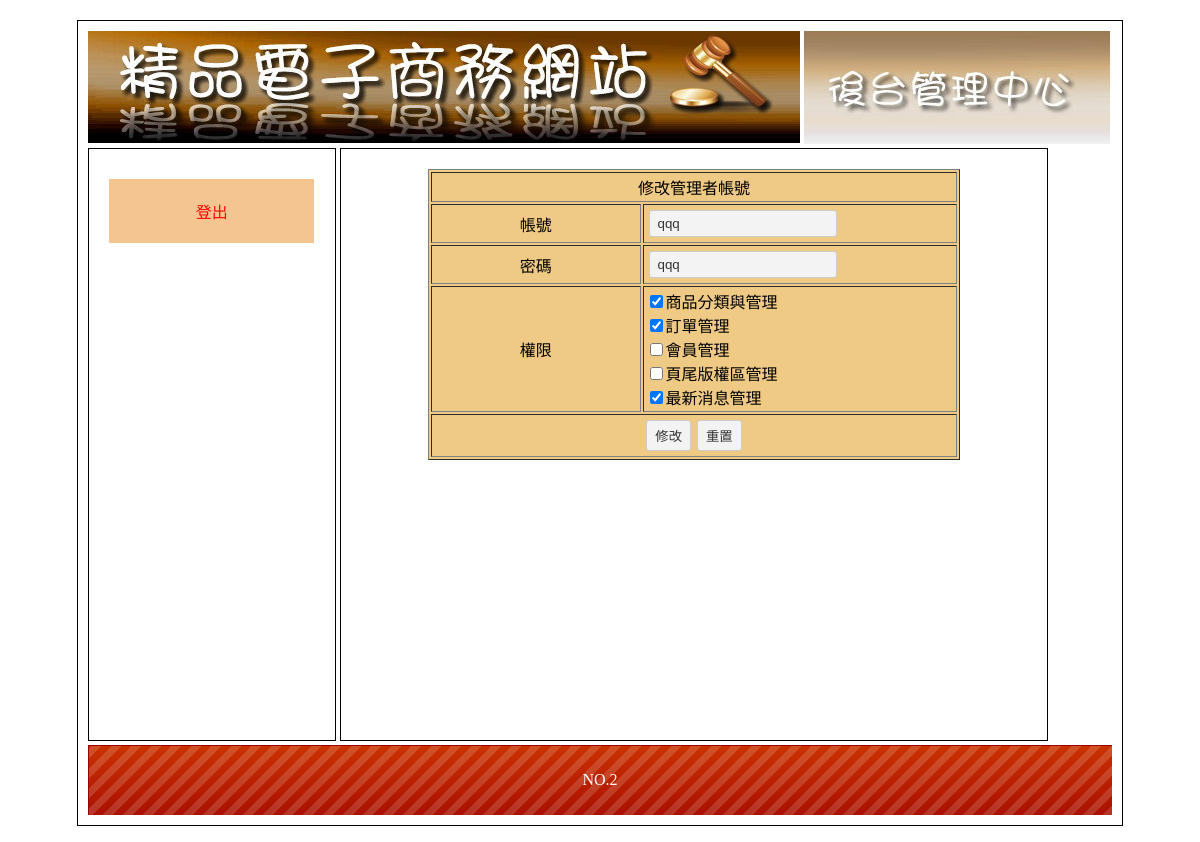
The page /admin.php?do=admin&redo=admin&seq=3 on the database its author committed.
### tables this page shows
CREATE TABLE `member` (
  `member_seq` int(10) UNSIGNED NOT NULL,
  `member_acc` text NOT NULL,
  `member_pw` text NOT NULL,
  `member_lv1` int(2) NOT NULL,
  `member_lv2` int(2) NOT NULL,
  `member_lv3` int(2) NOT NULL,
  `member_lv4` int(2) NOT NULL,
  `member_lv5` int(2) NOT NULL
);

CREATE TABLE `bot` (
  `bot_seq` int(10) UNSIGNED NOT NULL,
  `bot_txt` text NOT NULL
);

### admin.php (the view, shortened to what this page needs)
<!DOCTYPE html PUBLIC "-//W3C//DTD XHTML 1.0 Transitional//EN" "http://www.w3.org/TR/xhtml1/DTD/xhtml1-transitional.dtd">
<?php
include_once("head.php");
?>
<body>
	<div id="main" style="width:1024px;">
    	<div id="top">
        	<a href="index.php">
            	<img src="./Manage Page_files/0416.jpg">
            </a>
                            <img src="./Manage Page_files/0417.jpg">
				   </div>
        <div id="left" class="ct">
        	<div style="min-height:400px;">
            	        	<a href="?do=admin&redo=logout" style="color:#f00;">登出</a>
                    </div>
                    </div>
        <div id="right" style="overflow:auto;">
			<?php include_once($relist[$redo]); ?>
					</div>
					<?php
					$sql = "select * from bot";
					$c1  = mysqli_query($link,$sql);
					$c2  = mysqli_fetch_assoc($c1);
					?>
	<div  style="line-height:70px;color:#FFF;background:url(icon/bot.png);" class="ct">
        <?=$c2["bot_txt"]?>   </div>
    </div>
</body></html>

### a_admin.php (shortened to what this page needs)
<?php if(empty($_GET["seq"])){
    $sql = "select * from member";
    $c1  = mysqli_query($link,$sql);
    $c2  = mysqli_fetch_assoc($c1);
     ?>
<table width="80%" border="-" align="center" cellpadding="2" cellspacing="2" class="pp">
  <tr>
    <td colspan="3" align="center" valign="middle"><input type="button" value="新增管理員" onclick="document.location.href='admin.php?do=admin&redo=adminadd'"></td>
  </tr>
  <tr>
    <td width="30%" align="center" valign="middle">帳號</td>
    <td width="30%" align="center" valign="middle">密碼</td>
    <td width="30%" align="center" valign="middle">管理</td>
  </tr>
  <?php do{  ?>
  <tr>
    <td width="30%" align="center" valign="middle"><?=$c2["member_acc"]?></td>
    <td width="30%" align="center" valign="middle"><?=$c2["member_pw"]?></td>
    <td width="30%" align="center" valign="middle">
        <?php if($c2["member_acc"] == "admin"){ echo "此帳號為最高權限"; }else{ ?>
        <input type="button" value="管理" onclick="document.location.href='admin.php?do=admin&redo=admin&seq=<?=$c2["member_seq"]?>'" >
        <input type="button" value="刪除" onclick="document.location.href='delete_api.php?table=member&seq=<?=$c2["member_seq"]?>'" >
        <?php } ?>
    </td>
  </tr>
        <?php }while($c2  = mysqli_fetch_assoc($c1)) ?>
        <tr>
    <td colspan="3" align="center" valign="middle"><input type="button" value="返回" onclick="document.location.href='index.php'"></td>
  </tr>
</table>
<?php }else{ ?>
<?php
$sql = "select * from member where member_seq='".$_GET["seq"]."'";
$c1  = mysqli_query($link,$sql);
$c2  = mysqli_fetch_assoc($c1);
?>
<form method="post" action="admin.php?do=admin&redo=admin&seq=<?=$_GET["seq"]?>" >
<table width="80%" border="1" align="center" cellpadding="2" cellspacing="2" class="pp">
  <tr>
    <td colspan="2" align="center" valign="middle">修改管理者帳號</td>
  </tr>
  <tr>
    <td width="40%" align="center" valign="middle">帳號</td>
    <td align="left" valign="middle"><input type="text" name="txt" value="<?=$c2["member_acc"]?>" ></td>
  </tr>
  <tr>
    <td width="40%" align="center" valign="middle">密碼</td>
    <td align="left" valign="middle"><input type="text" name="pw" value="<?=$c2["member_pw"]?>"></td>
  </tr>
  <tr>
    <td width="40%" align="center" valign="middle">權限</td>
    <td align="left" valign="middle">
        <input type="checkbox" name=lv1 value="1" <?php if($c2["member_lv1"] == "1"){ echo "checked"; }?> />商品分類與管理<br>
        <input type="checkbox" name=lv2 value="1" <?php if($c2["member_lv2"] == "1"){ echo "checked"; }?> />訂單管理<br>
        <input type="checkbox" name=lv3 value="1" <?php if($c2["member_lv3"] == "1"){ echo "checked"; }?> />會員管理<br>
        <input type="checkbox" name=lv4 value="1" <?php if($c2["member_lv4"] == "1"){ echo "checked"; }?> />頁尾版權區管理<br>
        <input type="checkbox" name=lv5 value="1" <?php if($c2["member_lv5"] == "1"){ echo "checked"; }?> />最新消息管理
    </td>
  </tr>
  <tr>
    <td colspan="2" align="center" valign="middle"><input type="submit" value="修改"><input type="reset" value="重置"></td>
  </tr>
</table>
<?php } ?>

### home_files/css.css (style rules this page uses)
body { font-family:"微軟正黑體"; }
#main { width:1034px; padding:10px; margin:20px auto 20px auto; border:#000 solid 1px; min-height:768px; }
#top a { color:#CE631C; text-decoration:none; }
#left { display:inline-block; width:20%; padding:2%; height:550px; vertical-align:top; border:#000 1px solid; overflow:scroll; }
#left a { display:block; padding:20px 5px 20px 5px; text-decoration:none; background:#F4C591; margin:10px auto 10px auto; color:#65350A; }
.ct { text-align:center; }
#right { display:inline-block; width:65%; padding:2%; height:550px; border:#000 1px solid; overflow:scroll; }
.pp { background:#EFCA85; }
.pp td { background:#EFCA85; }
input[type=text],input[type=password],input[type=submit],button,.button,input[type=reset],input[type=button],select，textarea,input[type=number] { background:#F3F3F3; border:#CCC 1px solid; border-radius:3px; padding:5px 8px 5px 8px; text-decoration:none; margin:3px; color:#333; }
input[type=text],input[type=password] { width:170px; }

### rows shown on the page
member: txt "qqq", pw "qqq", member_lv1 "☑", member_lv2 "☑", member_lv5 "☑"
bot: bot_txt "NO.2"
